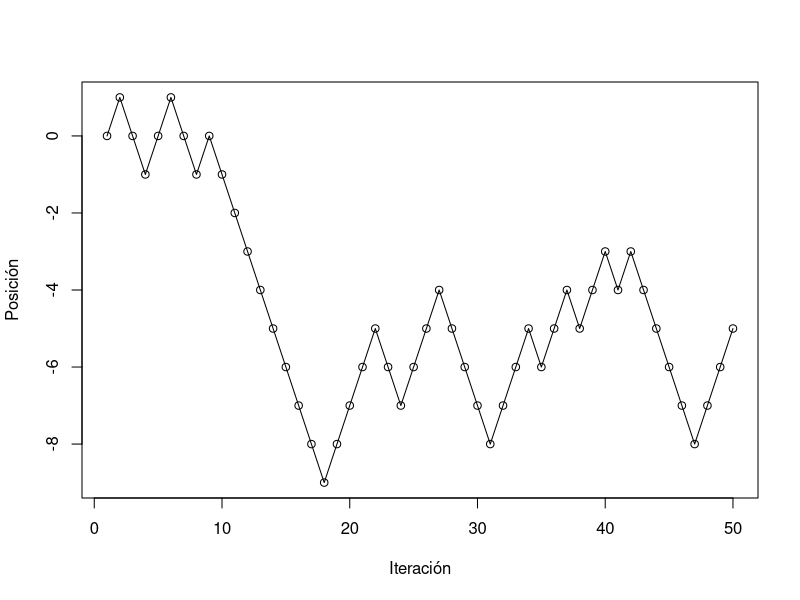

R code for this plot:
## Estructuras de control: loops (for)

# Los "loops" ("lazos" en español) son comandos especiales que sirven para hacer
# ejecutar una tarea una cantidad arbitraria de veces; se llama iteración a cada
# una de estas repeticiones. Sirven para hacer en segundos lo que manualmente
# llevaría horas, días o sería simplemente demasiado.

# Los comandos más universales para hacer loops en programación son "for" y
# "while", y en R esto no es distinto.

# Se puede acceder a la ayuda de R con varios comandos, por ejemplo (no correr):
?Control
?"for"


## SINTAXIS
# Aquí veremos solamente el caso más común que suele utilizarse en R, pero es
# bueno saber que existen variantes más sofisticadas.
# Este comando es usado cuando de antemano sabemos el número de iteraciones que
# necesitamos. En la práctica esto es la mayoría de las veces. Un loop for
# típico se escribe así:

for (i in 1:10) {
  # comando 1
  # comando 2
  # etc ...
}

# Con este código R ejecuta los comandos 1, 2, etc unas 10 veces. Por ejemplo,
# el siguiente ejemplo escribe la palabra "Hemoglobina" 4 veces:

for (i in 1:4) {
  print("Hemoglobina")
}

# ¡Atención! Un error común es olvidar escribir alguno de las llaves { y }; sin
# embargo en el caso de un único comando se pueden eliminar por completo ...

# Más importante aún que la cantidad de veces que se ejecutan los comandos es la
# discreta presencia de la letra "i" en la primer línea. El rol de este objeto
# es el de variable: en cada iteración el i cambia, tomando los valores 1, 2, 3
# y 4 (en este caso). Esto es sumamente útil para hacer casi cualquier cosa más
# elaborada que escribir lo mismo 4 veces ...

# El siguiente ejemplo muestra esta propiedad de forma explícita:

for (i in 1:5) {
  print("El valor i:")
  print(i)
}

# Nótese que ahora i = 5, ya que es el último valor del loop. Nótese también que
# no hay restricción alguna en los números a utilizar. Es perfectamente válido
# (y potencialmente útil) escribir 3:5 o -1:5 en lugar de 1:5 como en el ejemplo.

# Nótese también que se utilizan 2 espacios antes de los comandos interiores a
# las llaves. Esta práctica es simplemente un criterio común para que el ojo
# humano detecte fácilmente cuáles son los comandos del loop.

# ¡Atención! Uno de los errores más comunes es el poner un sólo número aquí,
# por ejemplo:

for (i in 5) {
  print(i)
}

# Esto sólo imprime "5".

# Nótese también: que la letra i no es la única opción, cualquier letra o
# palabra sirve.


## USOS MÁS COMUNES:
# 1. Para acceder de forma secuencial a los distintos valores de un vector,
# matriz o data.frame se pueden usar códigos como el siguiente:

perros <- c("cucho", "bobi", "morti", "sultan", "fido", "yonofui")

for (i in 1:length(perros)) {
  print(paste("Mi perro se llamaba:", perros[i]))
}

# Lo más importante para notar aquí es el uso de los paréntesis rectos para
# indicar que queremos sólo el iésimo elemento del vector "perros". Es decir, se
# escribe "perros[i]" y no "perros" solamente.

# Nótese que aquí en vez de escribir "1:6" se puso "1:length(perros)", de forma
# tal que no es necesario saber de antemano cuántos elementos tiene el vector en
# cuestión.

# En mismo principio se puede utilizar de muchas maneras distintas y en
# particular con matrices y data.frames puede ser muy útil. Por ejemplo, para
# imprimir el promedio de valores de cada fila en una matriz m:

m <- matrix(rnorm(24, 5), nrow=4)
for (i in 1:nrow(m)) {
  print(mean(m[i, ]))
}


# 2. Otro uso común es el de ir "rellenando" un objeto con valores obtenidos en
# cada iteración. En este tipo de estrategias, primero se debe crear el objeto
# vacío y luego en el for se ejecutan los comandos para hacer el rellenado. El
# siguiente ejemplo ilustra este principio utilizando la matriz m creada en el
# ejemplo anterior:

(promxfila <- numeric(nrow(m)))
# Este primer comando genera un vector de ceros con la longitud adecuada.
for (i in 1:nrow(m)) {
  promxfila[i] <- mean(m[i, ])
}

# Es fácil comprobar que el vector promxfila contiene los mismos valores que se
# imprimieron anteriormente.

# Nota: existe una forma más fácil y eficiente de hacer lo mismo:
promxfila <- rowMeans(m)


# 3. Los usos anteriores se pueden combinar para reproducir diferentes tipos de
# procesos. Vamos a ilustrar este principio con la llamada "caminata del
# borracho".

# La caminata del borracho es un proceso muy simple: en cada iteración se tira
# una moneda (usaremos "sample" para esto) y el borracho se mueve un paso a la
# izquierda o a la derecha según el caso.

# Hagamos un borracho con 50 iteraciones, cuya posición inicial es el cero.
# Primero hay que crear el vector para rellenar:

posicion <- numeric(50)
for (i in 1:49) {
  moneda <- sample(c(-1, 1), 1)
  posicion[i + 1] <- posicion[i] + moneda
}

# Podemos visualizar el resultado con un comando simple de plot:
plot(posicion, type="o", xlab="Iteración", ylab="Posición")


# 4. Loops Anidados. Muchas circunstancias pueden llevar a que sea necesario
# hacer un for dentro de otro for, lo cual suele hacer las cosas un poco más
# complicadas. Ilustraremos el concepto utilizando nuevamente la matriz m creada
# anteriormente:

for (i in 1:nrow(m)) {
  for (j in 1:ncol(m)) {
    print(m[i, j])
  }
}

# Como fácilmente se puede comprobar, este código simplemente imprime todos los
# elementos de la matriz m.

# Nótese: que la variable i se usa para las filas y la variable j para las
# columnas. Es importante en estos casos usar nombres diferentes para cada for,
# ya que de otra manera se producen errores que pasan inadvertidos.

# En general es lo más aconsejable tratar de evitar utilizar este tipo de
# recursos, ya que muchas veces se pueden resolver los mismos problemas de
# formas más eficientes. En la lección "loops-for-extra" se explica mejor esta
# idea y se dan algunos ejemplos.

## RESUMEN
# Hemos visto el tipo de loop más comunmente utilizado en programación. El loop
# 'for' se utiliza cuando "sabemos" de antemano el número de iteraciones que
# necesitamos.
# Dado que la sintaxis es relativamente elaborada, hay que tener especial
# atención a los errores, particularmente los más comunes: omisión de una llave,
# escribir mál la secuencia de números (1:n) o confundir el nombre de las
# variables (i, j, k, etc ...).
# Los ejemplos empleados dan cuenta de situaciones comunes en que podemos
# utilizar esta herramienta, pero no está limitada a éstas. Siendo particular-
# mente útil al realizar simulaciones con modelos o aplicar análisis a grandes
# series de datos, su combinación dentro de funciones y con otras estructuras
# de control (ej: condicionales) se hace más importante, y resulta fundamental
# como herramienta para cualquier programador.
